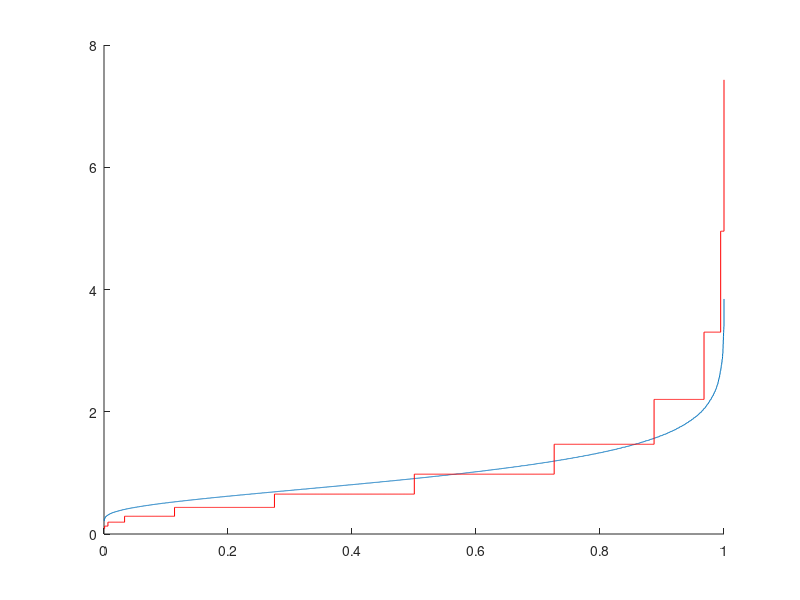

This chart was generated by the following MATLAB code: (Note: this script raises an error after producing the figure.)
close all
 figure
 hold on
 clear w

  eps  = 0.1;
  r    = 0.9;
  d(1) = eps+0.5;



for n = 12:12
   %n    = 10;
   for i = 2:n
     d(i)= (d(i-1)-0.5)*r+0.5;
   end
   dn = 1-d;

   for i = 0:2^n-1
      s = dec2bin(i,n);
      t =  str2num(s')';
      a = prod(d(find(t)));
      b= prod(dn(find(t-1)));
      w(i+1) = a*b ;

    end

stairs([1:2^n]/2^n ,sort(w)*2^n);

end

%%%%%%%%%%%%%%%%%%%%%%%%%%%%%%%%%%%%%%%%%%%%%%%%%%%%%%%%%%%5
% binomial
p = ceil(1/(1-r))
y = binopdf(0:p,p,d(1));

wp =[];
for i = 0:p
     pf = nchoosek(p,i);
   wp = [wp y(i+1)/pf*ones(1,pf) ];

end
size(wp)
y
stairs([1:2^p]/2^p ,sort(wp)*2^p,'r');

%%%%%%%%%%%%%%%%%%%%%%%%%%%%%%%%%%%%%%%%%%%%%%%%%%%%%%%%%%%%%


n = 12
k = 9;
y = zeros(1,n+1)';
% for w = 0:n
%     for i=0:w
%         for s=0:n-w
%           
y(w+1)=y(w+1)+((1-2*(i+s)/(n+1))^k)*((-1)^i)*(nchoosek(w,i))*(nchoosek(n-w,s));
%         end
%     end
% end
%     y = y/(2^n);
%wp =[];
y(1)=  1;
A = ehrenfestA(n)
for i =1:k
    y = A'*y;
end


wp =[];
for i = 0:n
     pf = nchoosek(n,i);
   wp = [wp y(i+1)/pf*ones(1,pf) ];

end
sum(wp)
sum(y)
stairs([1:2^n]/2^n ,sort(wp)*2^p,'g');
